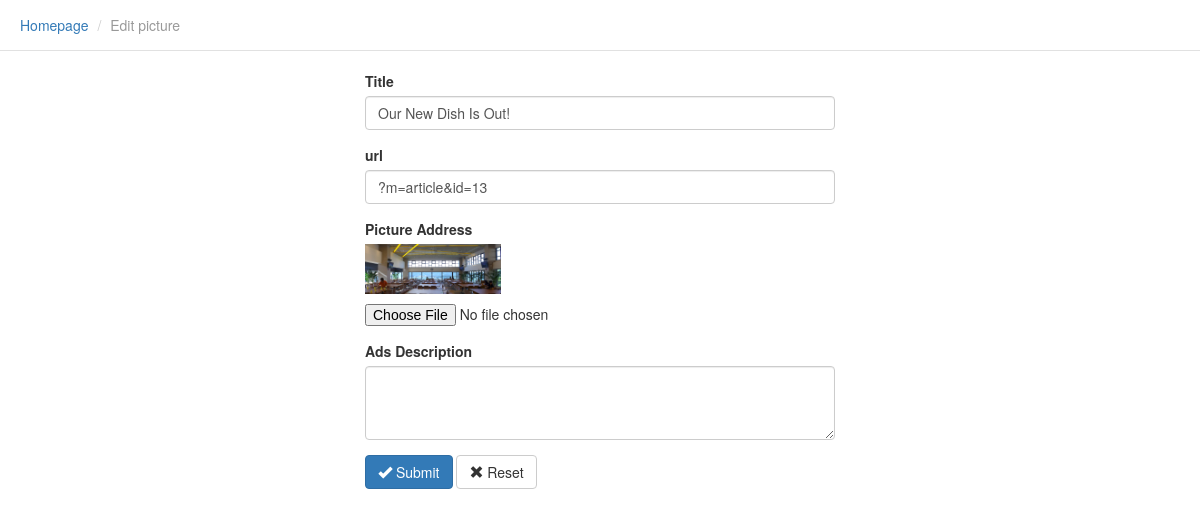
/admin/edit_ads.php?id=13, run on the app's committed database.
### tables this page shows
CREATE TABLE IF NOT EXISTS `ads` (
  `id` int(10) unsigned NOT NULL AUTO_INCREMENT COMMENT 'id',
  `title` varchar(50) NOT NULL COMMENT 'title',
  `link_url` varchar(255) NOT NULL DEFAULT '' COMMENT 'url',
  `thumb` varchar(255) NOT NULL DEFAULT '' COMMENT 'image path',
  `content` text COMMENT 'content',
  `status` tinyint(4) NOT NULL DEFAULT '1' COMMENT 'status',
  PRIMARY KEY (`id`)
);

### include/SqlHelper.class.php (called while the page is built, shortened)
<?php
    class SqlHelper{
      	public $conn;
      	public function __construct($dbhost,$dbname,$dbpassword,$dbuser){
            $this->host=$dbhost;
            $this->dbname=$dbname;
            $this->username=$dbuser;
            $this->password=$dbpassword;
      		$this->conn=mysql_connect($this->host,$this->username,$this->password);
      	}
      	public function execute_dql($sql){
      		$arr=array();
      		$res=mysql_query($sql,$this->conn) or die(mysql_error());
      		while($row=mysql_fetch_assoc($res)){
      			$arr[]=$row;
      		}
      		return $arr;
      	}
   }

### include/config.inc.php (called while the page is built, shortened)
<?php
require_once('SqlHelper.class.php');
$db = new SqlHelper('localhost','db','root','root');

### admin/edit_ads.php (the view, shortened to what this page needs)
<?php
include('header.php');
require_once('../include/config.inc.php');
$detail = $db->execute_dql("SELECT * FROM ads WHERE id=".$_GET['id']);
$detail = $detail[0];
?>
<ul class="breadcrumb">
    <li><a href="#">Homepage</a></li>
    <li class="active">Edit picture</li>
</ul>
<div class="container">
    <form enctype="multipart/form-data" method="post">
        <div class="form-group">
            <label>Title</label>
            <input value="<?php echo $detail['title'];?>" name="title" type="text" class="form-control" />
        </div>
        <div class="form-group">
            <label>url</label>
            <input value="<?php echo $detail['link_url'];?>" name="link_url" type="text" class="form-control" />
        </div>
        <div class="form-group">
            <label>Picture Address</label>
            <p>
                <a target="_blank" href="<?php if(!empty($detail['thumb'])){ echo '../'.$detail['thumb'];}else{?>images/default.png<?php }?>">
                    <img class="thumbContent" src="<?php if(!empty($detail['thumb'])){ echo '../'.$detail['thumb'];}else{?>images/default.png<?php }?>" />
                </a>
            </p>
            <input name="thumb" type="file" />
        </div>
        <div class="form-group">
            <label>Ads Description</label>
            <textarea type="text" name="content" class="form-control" rows="3"><?php echo $detail['content'];?></textarea>
        </div>
        <div class="form-group">
            <button class="btn btn-primary" type="submit"><i class="glyphicon glyphicon-ok"></i> Submit</button>
            <button class="btn btn-default" type="reset"><i class="glyphicon glyphicon-remove"></i> Reset</button>
        </div>
    </form>
</div>
<?php include('footer.php');?>

### admin/css/common.css (style rules this page uses)
html { width: 100%; height: 100%; }
body { width: 100%; height: 100%; background-color: transparent; }
.container { width: 500px; }
.breadcrumb { border-radius: 0; background-color: #fff; padding: 15px 20px; border-bottom: 1px solid #e1e1e1; }
.breadcrumb .active { color: #999; }
.thumbContent { height: 50px; }

### data on the page
ads: title "Our New Dish Is Out!", link_url "?m=article&id=13", thumb (picture)
